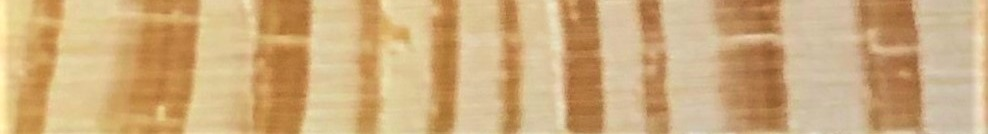
#> input picture images/3422_.JPG, 988 x 134 px; its folder holds only this picture in this run
$ python early_late_wood_detection.py
#> lines starting #> are read from the running program, lines starting #| are printed output that depends on the picture
from PIL import Image, ImageEnhance
import os
from os import listdir

folder_dir = "./images"

# iterate through all images in the folder 'images'
for image in os.listdir(folder_dir):
    im = Image.open(folder_dir + "/" + image).convert("L")
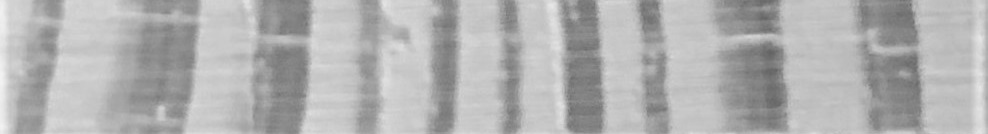
#> im: PIL image 988x134 L; min 99, max 243, mean 176.9

    enhancer = ImageEnhance.Contrast(im)
    # contrast factor
    factor = 100
    # get image in black/white pixels
    im_output = enhancer.enhance(factor)
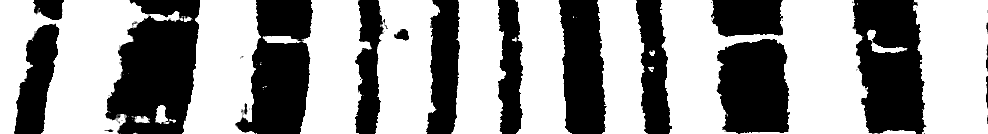
#> im_output: PIL image 988x134 L; min 0, max 255, mean 153.5

    # get pixel data
    pix_val = list(im_output.getdata())
#> pix_val = 132392 items

    # get black/white pixel ratio
    total_white_pixels = 0
    total_black_pixels = 0
    for pixel in pix_val:
        if pixel > 125:
            total_white_pixels += 1
        else:
            total_black_pixels += 1
#> this loop made 132392 passes
#> pixel on passes 1 to 12: 255, 255, 255, 255, 255, 255, 255, 255, 255, 255, 255, 255
#> after the loop, total_black_pixels = 52661; total_white_pixels = 79731
    ratio = total_black_pixels / (total_white_pixels + total_black_pixels)
#> ratio = 0.398

    # print the early/latewood ration
    print("latewood ratio: " + "%.3f" % ratio + " earlywood ratio: " + "%.3f" % (1 - ratio) + " " + str(image))
#| latewood ratio: 0.398 earlywood ratio: 0.602 3422_.JPG

    # show black white image
    #im.show()

    # show greyscale image
    #im_output.show()
